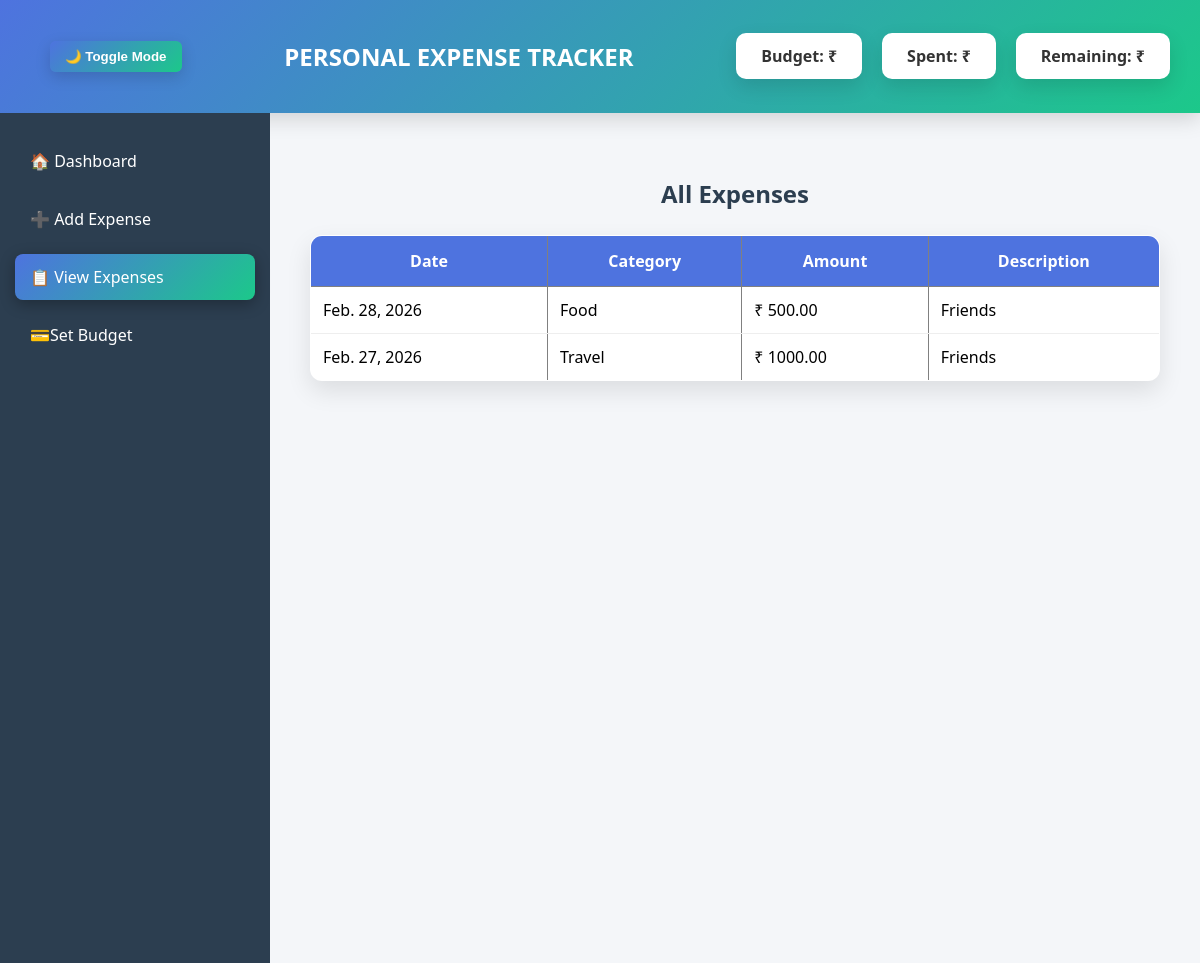
The app's page /view/, older data.
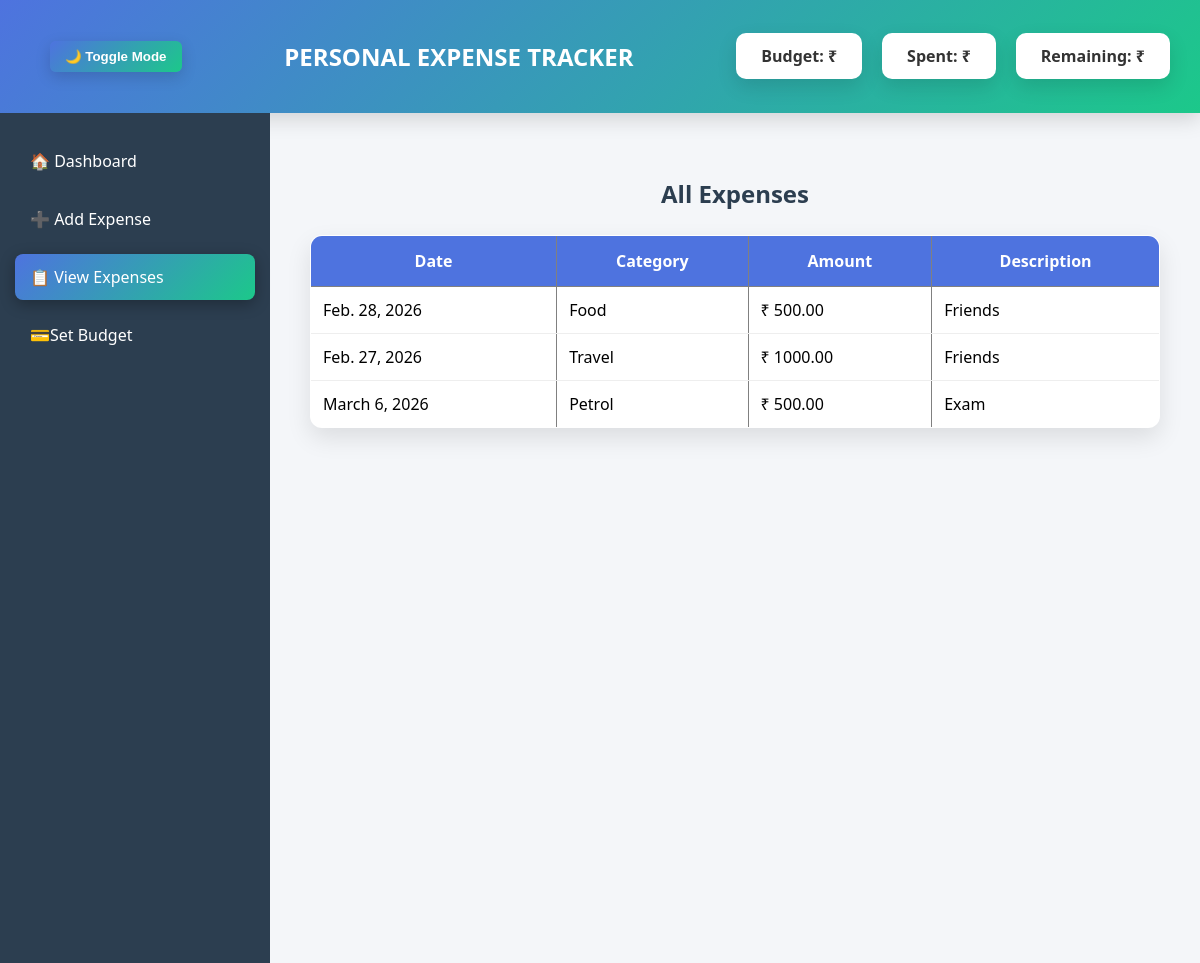
The same page, newer data.
### tracker/models.py (models this page shows, shortened)
class Expense(models.Model):
    date = models.DateField()
    category = models.CharField(max_length=100)
    amount = models.DecimalField(max_digits=10, decimal_places=2)
    description = models.TextField()

### tracker/views.py (the view)
# urls.py: path('view/', views.view_expenses, name='view_expenses'),
def view_expenses(request):
    expenses = Expense.objects.all()
    return render(request, 'view_expenses.html', {'expenses': expenses})

### tracker/templates/view_expenses.html
{% extends 'base.html' %}
{% block content %}
<h3 class="page-title">All Expenses</h3>
<table border="1" cellpadding="10">
<tr>
    <th>Date</th>
    <th>Category</th>
    <th>Amount</th>
    <th>Description</th>
</tr>
{% for expense in expenses %}
<tr>
    <td>{{ expense.date }}</td>
    <td>{{ expense.category }}</td>
    <td>₹ {{ expense.amount }}</td>
    <td>{{ expense.description }}</td>
</tr>
{% endfor %}
</table>
{% endblock %}

Row changes from the older to the newer data that the page shows:
added Expense: date "March 6, 2026", category "Petrol", amount "500.00", description "Exam"
